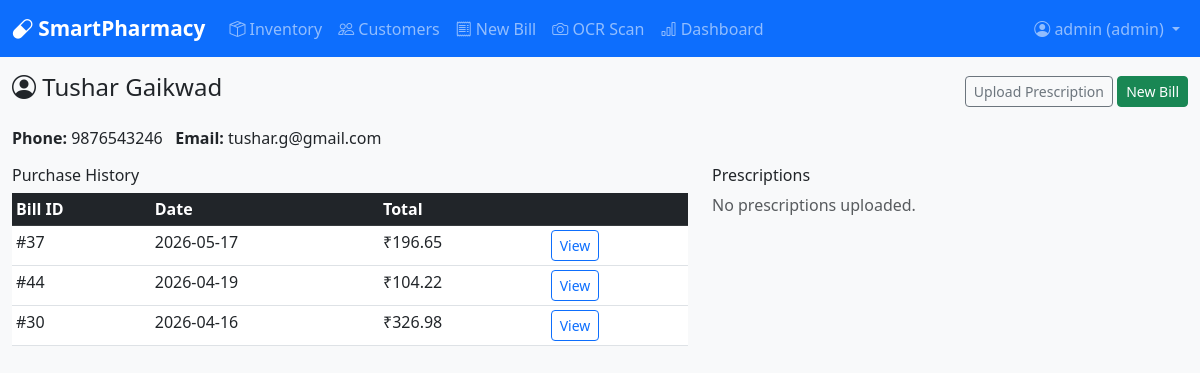
Page /customers/46 (signed in) on the committed database.
### tables this page shows
CREATE TABLE customers (
    customer_id INTEGER PRIMARY KEY AUTOINCREMENT,
    name TEXT NOT NULL,
    phone TEXT UNIQUE NOT NULL,
    email TEXT
);

CREATE TABLE bills (
    bill_id INTEGER PRIMARY KEY AUTOINCREMENT,
    customer_id INTEGER NOT NULL,
    date TEXT NOT NULL,
    subtotal REAL NOT NULL,
    gst REAL NOT NULL,
    final_amount REAL NOT NULL,
    FOREIGN KEY (customer_id) REFERENCES customers(customer_id)
);

### app/routes/customers.py (the view)
@customers_bp.route('/<int:customer_id>')
@login_required
def profile(customer_id):
    db = get_db()
    customer = db.execute('SELECT * FROM customers WHERE customer_id = ?', (customer_id,)).fetchone()
    bills = db.execute('SELECT * FROM bills WHERE customer_id = ? ORDER BY date DESC', (customer_id,)).fetchall()
    prescriptions = db.execute('SELECT * FROM prescriptions WHERE customer_id = ? ORDER BY date DESC', (customer_id,)).fetchall()
    db.close()
    return render_template('customers/profile.html', customer=customer, bills=bills, prescriptions=prescriptions)

### app/database.py (called while the page is built)
def get_db():
    conn = sqlite3.connect(DB_PATH)
    conn.row_factory = sqlite3.Row
    conn.execute("PRAGMA foreign_keys = ON")
    return conn

### app/utils/auth.py (called while the page is built)
def login_required(f):
    @wraps(f)
    def decorated(*args, **kwargs):
        if 'user_id' not in session:
            flash('Please log in to continue.', 'warning')
            return redirect(url_for('auth.login'))
        return f(*args, **kwargs)
    return decorated

### templates/customers/profile.html (shortened to what this page needs)
{% extends 'base.html' %}
{% block content %}
<div class="d-flex justify-content-between align-items-center mb-3">
    <h4><i class="bi bi-person-circle"></i> {{ customer.name }}</h4>
    <div>
        <a href="{{ url_for('prescriptions.upload', customer_id=customer.customer_id) }}" class="btn btn-outline-secondary btn-sm">Upload Prescription</a>
        <a href="{{ url_for('billing.new_bill') }}" class="btn btn-success btn-sm">New Bill</a>
    </div>
</div>
<p><strong>Phone:</strong> {{ customer.phone }} &nbsp; <strong>Email:</strong> {{ customer.email or '-' }}</p>
<div class="row mt-3">
<div class="col-md-7">
    <h6>Purchase History</h6>
    <table class="table table-sm table-hover">
        <thead class="table-dark"><tr><th>Bill ID</th><th>Date</th><th>Total</th><th></th></tr></thead>
        <tbody>
        {% for bill in bills %}
        <tr>
            <td>#{{ bill.bill_id }}</td>
            <td>{{ bill.date }}</td>
            <td>₹{{ "%.2f"|format(bill.final_amount) }}</td>
            <td><a href="{{ url_for('billing.view_bill', bill_id=bill.bill_id) }}" class="btn btn-outline-primary btn-sm">View</a></td>
        </tr>
        {% else %}
        <tr><td colspan="4" class="text-muted">No bills yet.</td></tr>
        {% endfor %}
        </tbody>
    </table>
</div>
<div class="col-md-5">
    <h6>Prescriptions</h6>
    {% for rx in prescriptions %}
    <div class="card mb-2">
        <div class="card-body p-2">
            <small class="text-muted">{{ rx.date }}</small><br>
            {% if rx.image_path.endswith('.pdf') %}
            <a href="/{{ rx.image_path }}" target="_blank" class="btn btn-sm btn-outline-secondary mt-1"><i class="bi bi-file-pdf"></i> View PDF</a>
            {% else %}
            <img src="/{{ rx.image_path }}" class="img-thumbnail mt-1" style="max-height:100px;">
            {% endif %}
        </div>
    </div>
    {% else %}
    <p class="text-muted">No prescriptions uploaded.</p>
    {% endfor %}
</div>
</div>
{% endblock %}

### static/css/style.css (style rules this page uses)
body { background-color: #f8f9fa; }

### rows in the picture
customers: name "Tushar Gaikwad", phone "9876543246", email "tushar.g@gmail.com"
bills: bill_id "37", date "2026-05-17", final_amount "196.65"
bills: bill_id "44", date "2026-04-19", final_amount "104.22"
bills: bill_id "30", date "2026-04-16", final_amount "326.98"

### other values in the picture
{{ session.username }} "admin"
{{ session.role }} "admin"
